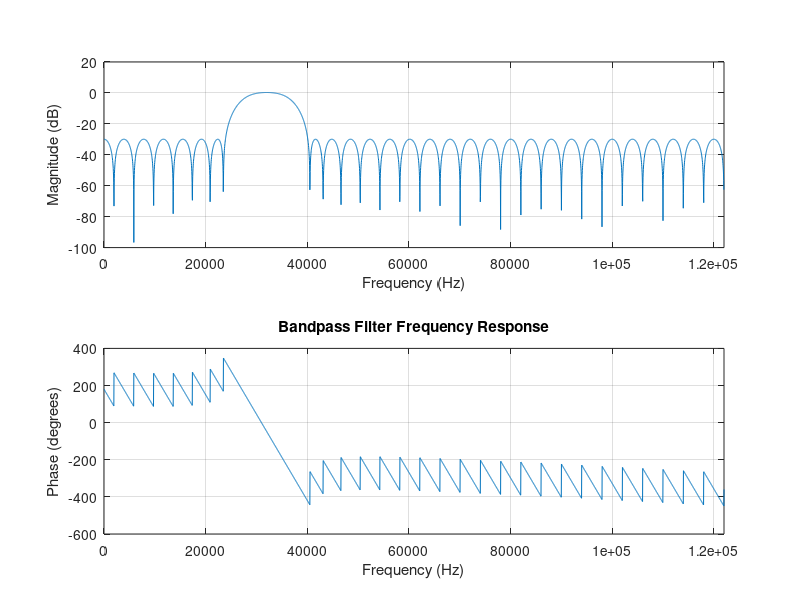

This figure's MATLAB source:
% FIR Bandpass Filter Coefficient Generator
% ------------------------------------------
% Design a bandpass filter around a target frequency (e.g., 32 kHz)
% Adjust parameters based on your ADC sampling rate and desired bandwidth.

clc;
clear;
close all;

%% 1. Define Filter Specifications
Fs = 244e3;         % Sampling rate (Hz) - must match your ADC's rate!
f_low = 30e3;       % Lower cutoff frequency (Hz)
f_high = 34e3;      % Upper cutoff frequency (Hz)
filter_order = 63;  % Filter order (higher = sharper transition, but slower)

% Normalized frequencies for MATLAB
nyquist = Fs/2;
f_pass = [f_low, f_high] / nyquist;

%% 2. Design the Filter
% Method 1: Equiripple (Parks-McClellan) - Optimal but requires Signal Processing Toolbox
coefficients = firpm(filter_order, [0 f_pass(1)-0.05 f_pass f_pass(2)+0.05 1], [0 0 1 1 0 0]);

% Method 2: Windowed (Hamming window) - Simpler
% coefficients = fir1(filter_order, f_pass, 'bandpass', hamming(filter_order+1));

%% 3. Analyze Frequency Response
freqz(coefficients, 1, 4096, Fs);  % Plot magnitude/phase response
title('Bandpass Filter Frequency Response');

%% 4. Export Coefficients for C/C++ (Arduino)
% Normalize coefficients (if needed) and format as a C array
coefficients = coefficients / max(abs(coefficients)); % Optional scaling

% Save to a .h file for CMSIS-DSP or Arduino
fid = fopen('bandpass_coeffs.h', 'w');
fprintf(fid, '// Bandpass Filter Coefficients (Fs = %.1f kHz, %.1f-%.1f kHz)\n', Fs/1e3, f_low/1e3, f_high/1e3);
fprintf(fid, 'const float32_t filterCoefficients[%d] = {\n', length(coefficients));
fprintf(fid, '    %.8ff, %.8ff, %.8ff, %.8ff,\n', coefficients(1:end-1));
fprintf(fid, '    %.8ff\n};\n', coefficients(end));
fclose(fid);

disp('Coefficients saved to bandpass_coeffs.h');